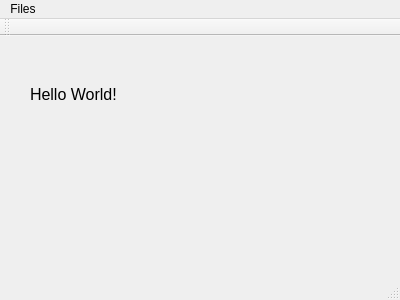
<?xml version="1.0" encoding="UTF-8"?>
<ui version="4.0">
 <class>MainWindow</class>
 <widget class="QMainWindow" name="MainWindow">
  <property name="geometry">
   <rect>
    <x>0</x>
    <y>0</y>
    <width>400</width>
    <height>300</height>
   </rect>
  </property>
  <property name="windowTitle">
   <string>MainWindow</string>
  </property>
  <widget class="QWidget" name="centralWidget">
   <widget class="QLabel" name="label">
    <property name="enabled">
     <bool>true</bool>
    </property>
    <property name="geometry">
     <rect>
      <x>30</x>
      <y>50</y>
      <width>91</width>
      <height>16</height>
     </rect>
    </property>
    <property name="font">
     <font>
      <family>Arial</family>
      <pointsize>12</pointsize>
     </font>
    </property>
    <property name="text">
     <string>Hello World!</string>
    </property>
   </widget>
  </widget>
  <widget class="QMenuBar" name="menuBar">
   <property name="geometry">
    <rect>
     <x>0</x>
     <y>0</y>
     <width>400</width>
     <height>23</height>
    </rect>
   </property>
   <widget class="QMenu" name="menuFiles">
    <property name="title">
     <string>Files</string>
    </property>
   </widget>
   <addaction name="menuFiles"/>
  </widget>
  <widget class="QToolBar" name="mainToolBar">
   <attribute name="toolBarArea">
    <enum>TopToolBarArea</enum>
   </attribute>
   <attribute name="toolBarBreak">
    <bool>false</bool>
   </attribute>
  </widget>
  <widget class="QStatusBar" name="statusBar"/>
 </widget>
 <layoutdefault spacing="6" margin="11"/>
 <resources/>
 <connections/>
</ui>
